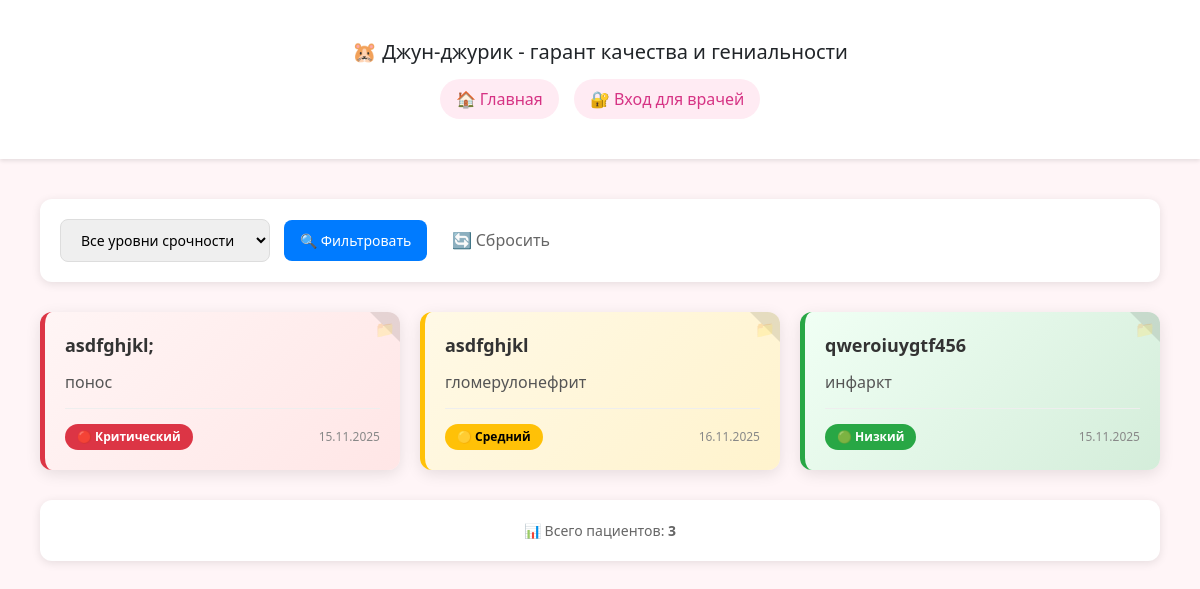
The app's page /patients/, older data.
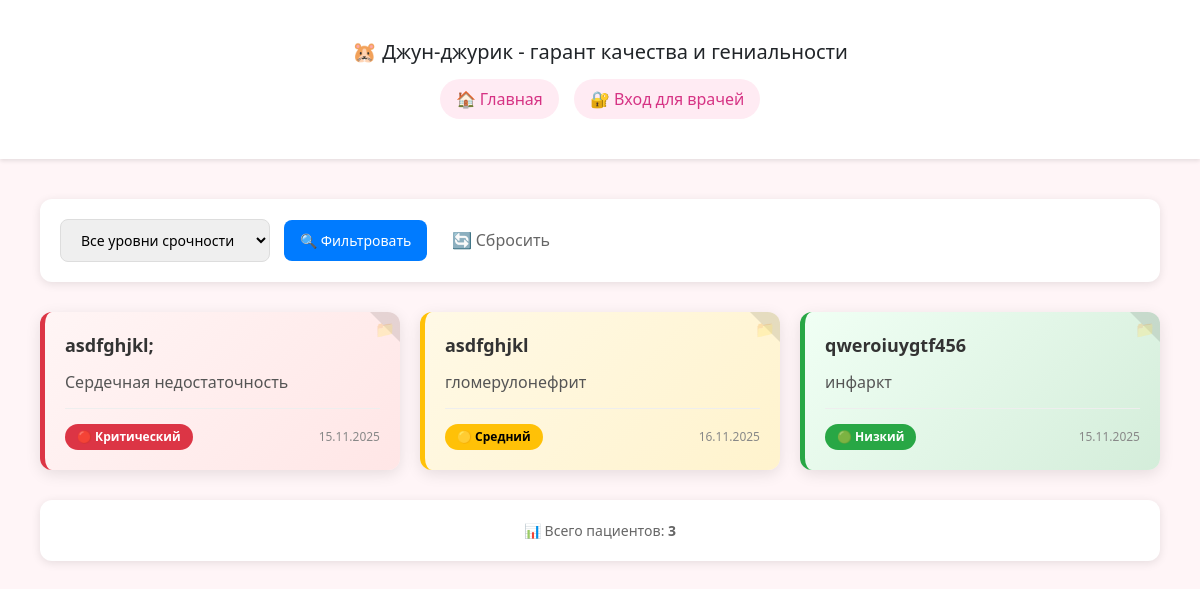
The same page, newer data.
### main/models.py (models this page shows, shortened)
class Patient(models.Model):
    encrypted_id = models.CharField(max_length=50, unique=True, verbose_name="ID пациента")
    encrypted_name = models.TextField(verbose_name="Зашифрованное имя пациента")
    diagnosis = models.TextField(blank=True, verbose_name="Диагноз")
    icd10_codes = models.TextField(blank=True, verbose_name="Коды МКБ-10")
    hilling_doc = models.CharField(max_length=50, blank=True, verbose_name="Лечащий врач")
    urgency_level = models.IntegerField(default=4, verbose_name="Уровень срочности (1-4)")
    emergency_criteria = models.IntegerField(
        default=50,
        verbose_name="Критерий неотложности (1-100)",
        help_text="Оценка неотложности состояния пациента по шкале от 1 до 100",
        validators=[MinValueValidator(1), MaxValueValidator(100)]
    )
    clinical_route = models.JSONField(default=dict, verbose_name="Клинический маршрут")
    visits_data = models.JSONField(
        default=list,
        blank=True,
        verbose_name="Данные визитов"
    )
    created_at = models.DateTimeField(auto_now_add=True)
    updated_at = models.DateTimeField(auto_now=True)
    is_active = models.BooleanField(default=True)
    class Meta:
        ordering = ['-emergency_criteria', 'urgency_level', '-created_at']
    def get_urgency_display(self):
        urgency_map = {
            1: '🔴 Критический',
            2: '🟠 Высокий',
            3: '🟡 Средний',
            4: '🟢 Низкий',
        }
        return urgency_map.get(self.urgency_level, '⚪ Неизвестно')

### main/views.py (the view)
# urls.py: path('patients/', views.PatientListView.as_view(), name='patient-list'),
class PatientListView(ListView):
    model = Patient
    template_name = 'main/patient_list.html'
    context_object_name = 'patients'
    def get_queryset(self):
        queryset = Patient.objects.filter(is_active=True)
        urgency_filter = self.request.GET.get('urgency')
        if urgency_filter and urgency_filter in ['1', '2', '3', '4']:
            queryset = queryset.filter(urgency_level=int(urgency_filter))
        return queryset.order_by('urgency_level', '-created_at')
    def get_context_data(self, **kwargs):
        context = super().get_context_data(**kwargs)
        context['current_urgency'] = self.request.GET.get('urgency', '')
        return context

### main/templates/main/patient_list.html (shortened to what this page needs)
{% extends 'main/head.html' %}
{% block content %}
</head>
<body>
    <div class="container">
        <div class="filters">
            <form method="get">
                <select name="urgency">
                    <option value="">Все уровни срочности</option>
                </select>
                <button type="submit">🔍 Фильтровать</button>
                <a href="{% url 'patient-list' %}" style="color: #666; text-decoration: none; margin-left: 10px;">🔄 Сбросить</a>
            </form>
        </div>
        <div class="patients-grid">
            {% for patient in patients %}
            <div class="patient-folder folder-urgency-{{ patient.urgency_level }}">
                <div class="folder-corner"></div>
                <div class="folder-icon">📁</div>
                <a href="{% url 'patient-detail' patient.encrypted_id %}" class="patient-name">
                    {{ patient.encrypted_name }}
                </a>
                <div class="patient-diagnosis">
                    {% if patient.diagnosis %}
                        {{ patient.diagnosis }}
                    {% else %}
                        <span style="color: #999;">Диагноз не указан</span>
                    {% endif %}
                </div>
                <div class="patient-meta">
                    <span class="urgency-badge badge-{{ patient.urgency_level }}">
                        {{ patient.get_urgency_display }}
                    </span>
                    <span class="patient-date">
                        {{ patient.created_at|date:"d.m.Y" }}
                    </span>
                </div>
            </div>
            {% empty %}
            <div class="empty-message">
                <div style="font-size: 48px; margin-bottom: 20px;">📭</div>
                <h3 style="color: #666; margin-bottom: 10px;">Пациенты не найдены</h3>
                <p style="color: #888;">Попробуйте изменить параметры фильтра</p>
            </div>
            {% endfor %}
        </div>
        <div class="stats">
            <p style="margin: 0; color: #666; font-size: 14px;">
                📊 Всего пациентов: <strong>{{ patients.count }}</strong>
            </p>
        </div>
    </div>
</body>
</html>
{% endblock %}

Row changes from the older to the newer data that the page shows:
changed Patient "asdfghjkl;": diagnosis "понос" → "Сердечная недостаточность"
